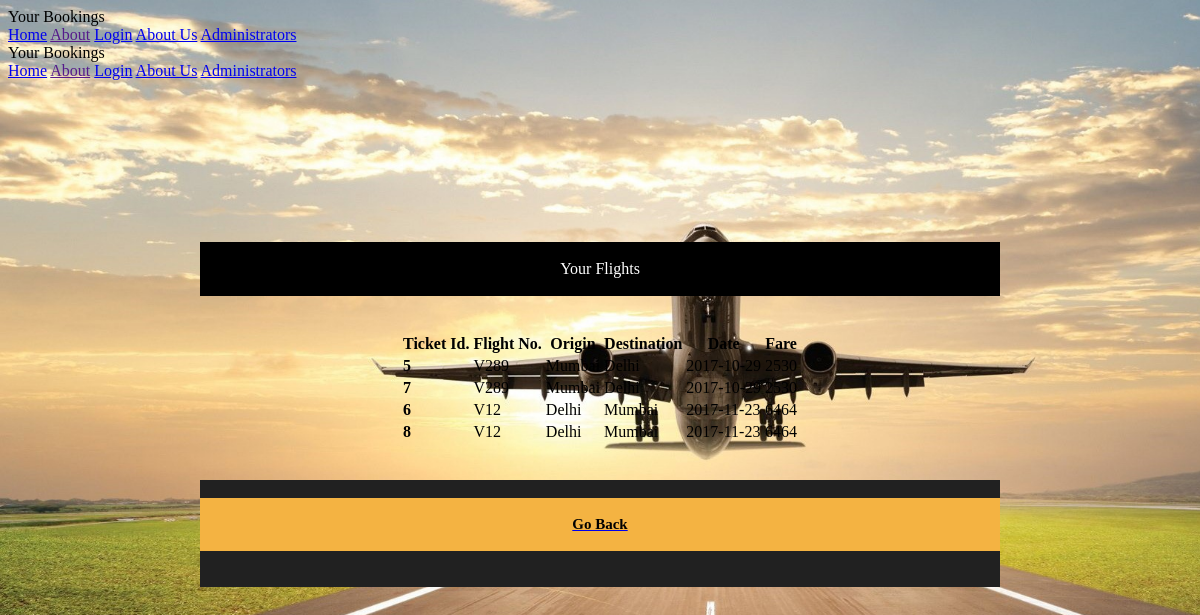
The app's page /user_flight_view.php (signed in) with its own data.
### tables this page shows
CREATE TABLE `booking` (
  `TicketID` int(6) NOT NULL,
  `F_no` varchar(5) NOT NULL,
  `Source` varchar(30) NOT NULL,
  `Destination` varchar(30) NOT NULL,
  `Cid` int(5) NOT NULL,
  `Date` date NOT NULL,
  `Fare` varchar(5) NOT NULL
);

### user_flight_view.php (the view, shortened to what this page needs)
<?php
require 'db_conn.php';
?>
<html>
<head>
    <link rel="stylesheet" href="Front with CSS.css">
    <link rel="stylesheet" href="https://code.getmdl.io/1.3.0/material.teal-orange.min.css" />
</head>
<body background="airplane.jpg">
    <div class="mdl-layout mdl-js-layout mdl-layout--fixed-header">
        <header class="mdl-layout__header">
            <div class="mdl-layout__header-row">
                <span class="mdl-layout-title">Your Bookings</span>
                <nav class="mdl-navigation mdl-layout--large-screen-only">
                    <a class="mdl-navigation__link" href="home.php">Home</a>
                    <a class="mdl-navigation__link" href="">About</a>
                    <a class="mdl-navigation__link" href="front.php">Login</a>
                    <a class="mdl-navigation__link" href="Aboutus.php">About Us</a>
                    <a class="mdl-navigation__link" href="admin.php">Administrators</a>
                </nav>
            </div>
        </header>
        <div class="mdl-layout__drawer">
            <span class="mdl-layout-title">Your Bookings</span>
            <nav class="mdl-navigation">
                <a class="mdl-navigation__link" href="home.php">Home</a>
                <a class="mdl-navigation__link" href="">About</a>
                <a class="mdl-navigation__link" href="front.php">Login</a>
                <a class="mdl-navigation__link" href="Aboutus.php">About Us</a>
                <a class="mdl-navigation__link" href="admin.php">Administrators</a>
            </nav>
        </div>
        <br><br>
            <div class="page-content"><center>
                <br><br><br>
                <center>
        <br><br><br><br>
        <div class="mdl-card mdl-shadow--16dp" style="width:800px">
        <div class="mdl-shadow--16dp" style="background-color:#000000">
                        <br>
                        <div class="mdl-typography--title" style="color:#ffffff">Your Flights</div>
                        <br>
                        </div>
        <br><br>
        <table class="mdl-data-table mdl-js-data-table mdl-shadow--8dp">
  <thead>
    <tr>
      <th>Ticket Id.</th>
      <th>Flight No.</th>
      <th>Origin</th>
      <th>Destination</th>
      <th>Date </th>
      <th>Fare</th>
    </tr>
  </thead>
  <tbody>
            <?php
                $sql = "SELECT * from booking where Cid='".$_SESSION["Customer_id"]."' order by Date";
                $result = mysqli_query($conn,$sql);
	            while($row=mysqli_fetch_assoc($result)){
                    echo "<tr>";
                    echo "<td><b>" . $row['TicketID'] . "</b></td>";
                    echo "<td>" . $row['F_no'] . "</td>";
                    echo "<td>" . $row['Source'] . "</td>";
                    echo "<td>" . $row['Destination'] . "</td>";
                    echo "<td>" . $row['Date'] . "</td>";
                    echo "<td>" . $row['Fare'] . "</td>";
                    echo "</tr>";
                }
	        ?>
            </tbody>
</table>
<br><br>
<div class="mdl-shadow--16dp" style="background-color:#212121"><br>
<div class="mdl-shadow--16dp" style="background-color:#f4b342"><br>
                        <a class="mdl-navigation__link" href="front.php"><div class="mdl-typography--title" style="color:#000000;font-size:15px"><b>Go Back</b></div></a>
                        <br>
                        </div>
                    <br><br>
                    </div>
                    </div>
                    <br><br><br>
                    </div>
        </div>
    </body>
</html>

### Front with CSS.css (style rules this page uses)
body { background-size: cover; }

### records on screen
booking: TicketID "5", F_no "V289", Source "Mumbai", Destination "Delhi", Date "2017-10-29", Fare "2530"
booking: TicketID "7", F_no "V289", Source "Mumbai", Destination "Delhi", Date "2017-10-29", Fare "2530"
booking: TicketID "6", F_no "V12", Source "Delhi", Destination "Mumbai", Date "2017-11-23", Fare "6464"
booking: TicketID "8", F_no "V12", Source "Delhi", Destination "Mumbai", Date "2017-11-23", Fare "6464"
